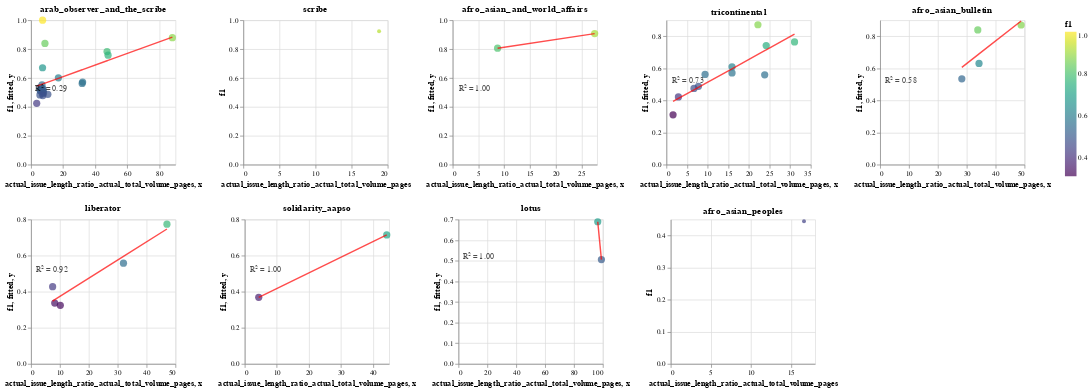

Notebook code for this chart:
### Code cell
alt.vconcat(alt.hconcat(*charts[0:5]), alt.hconcat(*charts[5:])).resolve_scale(x='independent')

### Figure 1 — Vega-Lite specification as saved in the notebook (floating-point values rounded to 4 significant figures)
{"config": {"view": {"continuousWidth": 300, "continuousHeight": 300}}, "vconcat": [{"hconcat": [{"layer": [{"mark": {"type": "circle", "opacity": 0.7, "size": 100}, "encoding": {"color": {"field": "f1", "scale": {"scheme": "viridis"}, "type": "quantitative"}, "tooltip": [{"field": "actual_issue_length_ratio_actual_total_volume_pages", "type": "quantitative"}, {"field": "f1", "type": "quantitative"}, {"field": "actual_total_volume_pages", "type": "quantitative"}, {"field": "sequence_alignment_full_data", "type": "nominal"}], "x": {"field": "actual_issue_length_ratio_actual_total_volume_pages", "type": "quantitative"}, "y": {"field": "f1", "type": "quantitative"}}, "name": "view_21"}, {"mark": {"type": "line", "color": "red"}, "encoding": {"x": {"field": "actual_issue_length_ratio_actual_total_volume_pages", "type": "quantitative"}, "y": {"field": "fitted", "type": "quantitative"}}}, {"data": {"name": "data-76570e2b418a508790d2e85254e4a3d1"}, "mark": {"type": "text", "align": "left", "color": "black", "dx": 5, "dy": -5}, "encoding": {"text": {"field": "text", "type": "nominal"}, "x": {"field": "x", "type": "quantitative"}, "y": {"field": "y", "type": "quantitative"}}}], "data": {"name": "data-1588e1524c8e3ad727cb27fc62943abc"}, "encoding": {"opacity": {"condition": {"param": "param_28", "value": 0.7}, "value": 0.1}}, "height": 200, "title": "arab_observer_and_the_scribe", "width": 200}, {"data": {"name": "data-39fe2adac510c181c7ea03ebdb5c4058"}, "mark": {"type": "circle"}, "encoding": {"color": {"field": "f1", "scale": {"scheme": "viridis"}, "type": "quantitative"}, "tooltip": [{"field": "actual_issue_length_ratio_actual_total_volume_pages", "type": "quantitative"}, {"field": "f1", "type": "quantitative"}, {"field": "actual_total_volume_pages", "type": "quantitative"}, {"field": "sequence_alignment_full_data", "type": "nominal"}], "x": {"field": "actual_issue_length_ratio_actual_total_volume_pages", "type": "quantitative"}, "y": {"field": "f1", "type": "quantitative"}}, "height": 200, "title": "scribe", "width": 200}, {"layer": [{"mark": {"type": "circle", "opacity": 0.7, "size": 100}, "encoding": {"color": {"field": "f1", "scale": {"scheme": "viridis"}, "type": "quantitative"}, "tooltip": [{"field": "actual_issue_length_ratio_actual_total_volume_pages", "type": "quantitative"}, {"field": "f1", "type": "quantitative"}, {"field": "actual_total_volume_pages", "type": "quantitative"}, {"field": "sequence_alignment_full_data", "type": "nominal"}], "x": {"field": "actual_issue_length_ratio_actual_total_volume_pages", "type": "quantitative"}, "y": {"field": "f1", "type": "quantitative"}}, "name": "view_22"}, {"mark": {"type": "line", "color": "red"}, "encoding": {"x": {"field": "actual_issue_length_ratio_actual_total_volume_pages", "type": "quantitative"}, "y": {"field": "fitted", "type": "quantitative"}}}, {"data": {"name": "data-99ac8bae537347716f294c3c6f59d834"}, "mark": {"type": "text", "align": "left", "color": "black", "dx": 5, "dy": -5}, "encoding": {"text": {"field": "text", "type": "nominal"}, "x": {"field": "x", "type": "quantitative"}, "y": {"field": "y", "type": "quantitative"}}}], "data": {"name": "data-2b49bccda4d1b06dbde746489d729aab"}, "encoding": {"opacity": {"condition": {"param": "param_29", "value": 0.7}, "value": 0.1}}, "height": 200, "title": "afro_asian_and_world_affairs", "width": 200}, {"layer": [{"mark": {"type": "circle", "opacity": 0.7, "size": 100}, "encoding": {"color": {"field": "f1", "scale": {"scheme": "viridis"}, "type": "quantitative"}, "tooltip": [{"field": "actual_issue_length_ratio_actual_total_volume_pages", "type": "quantitative"}, {"field": "f1", "type": "quantitative"}, {"field": "actual_total_volume_pages", "type": "quantitative"}, {"field": "sequence_alignment_full_data", "type": "nominal"}], "x": {"field": "actual_issue_length_ratio_actual_total_volume_pages", "type": "quantitative"}, "y": {"field": "f1", "type": "quantitative"}}, "name": "view_23"}, {"mark": {"type": "line", "color": "red"}, "encoding": {"x": {"field": "actual_issue_length_ratio_actual_total_volume_pages", "type": "quantitative"}, "y": {"field": "fitted", "type": "quantitative"}}}, {"data": {"name": "data-8af4216a118731374f89117c02bb6bb7"}, "mark": {"type": "text", "align": "left", "color": "black", "dx": 5, "dy": -5}, "encoding": {"text": {"field": "text", "type": "nominal"}, "x": {"field": "x", "type": "quantitative"}, "y": {"field": "y", "type": "quantitative"}}}], "data": {"name": "data-df2a83b73fc8d967447cc663d5a1792c"}, "encoding": {"opacity": {"condition": {"param": "param_30", "value": 0.7}, "value": 0.1}}, "height": 200, "title": "tricontinental", "width": 200}, {"layer": [{"mark": {"type": "circle", "opacity": 0.7, "size": 100}, "encoding": {"color": {"field": "f1", "scale": {"scheme": "viridis"}, "type": "quantitative"}, "tooltip": [{"field": "actual_issue_length_ratio_actual_total_volume_pages", "type": "quantitative"}, {"field": "f1", "type": "quantitative"}, {"field": "actual_total_volume_pages", "type": "quantitative"}, {"field": "sequence_alignment_full_data", "type": "nominal"}], "x": {"field": "actual_issue_length_ratio_actual_total_volume_pages", "type": "quantitative"}, "y": {"field": "f1", "type": "quantitative"}}, "name": "view_24"}, {"mark": {"type": "line", "color": "red"}, "encoding": {"x": {"field": "actual_issue_length_ratio_actual_total_volume_pages", "type": "quantitative"}, "y": {"field": "fitted", "type": "quantitative"}}}, {"data": {"name": "data-50e3c4ea767e00d00bc1ea37c6ace711"}, "mark": {"type": "text", "align": "left", "color": "black", "dx": 5, "dy": -5}, "encoding": {"text": {"field": "text", "type": "nominal"}, "x": {"field": "x", "type": "quantitative"}, "y": {"field": "y", "type": "quantitative"}}}], "data": {"name": "data-c923fb445d7a879c38e6c3d4e5442110"}, "encoding": {"opacity": {"condition": {"param": "param_31", "value": 0.7}, "value": 0.1}}, "height": 200, "title": "afro_asian_bulletin", "width": 200}]}, {"hconcat": [{"layer": [{"mark": {"type": "circle", "opacity": 0.7, "size": 100}, "encoding": {"color": {"field": "f1", "scale": {"scheme": "viridis"}, "type": "quantitative"}, "tooltip": [{"field": "actual_issue_length_ratio_actual_total_volume_pages", "type": "quantitative"}, {"field": "f1", "type": "quantitative"}, {"field": "actual_total_volume_pages", "type": "quantitative"}, {"field": "sequence_alignment_full_data", "type": "nominal"}], "x": {"field": "actual_issue_length_ratio_actual_total_volume_pages", "type": "quantitative"}, "y": {"field": "f1", "type": "quantitative"}}, "name": "view_25"}, {"mark": {"type": "line", "color": "red"}, "encoding": {"x": {"field": "actual_issue_length_ratio_actual_total_volume_pages", "type": "quantitative"}, "y": {"field": "fitted", "type": "quantitative"}}}, {"data": {"name": "data-891c1d773daa4ef7e7fad384f8307943"}, "mark": {"type": "text", "align": "left", "color": "black", "dx": 5, "dy": -5}, "encoding": {"text": {"field": "text", "type": "nominal"}, "x": {"field": "x", "type": "quantitative"}, "y": {"field": "y", "type": "quantitative"}}}], "data": {"name": "data-58329edea08fb83076605c8ff226b200"}, "encoding": {"opacity": {"condition": {"param": "param_32", "value": 0.7}, "value": 0.1}}, "height": 200, "title": "liberator", "width": 200}, {"layer": [{"mark": {"type": "circle", "opacity": 0.7, "size": 100}, "encoding": {"color": {"field": "f1", "scale": {"scheme": "viridis"}, "type": "quantitative"}, "tooltip": [{"field": "actual_issue_length_ratio_actual_total_volume_pages", "type": "quantitative"}, {"field": "f1", "type": "quantitative"}, {"field": "actual_total_volume_pages", "type": "quantitative"}, {"field": "sequence_alignment_full_data", "type": "nominal"}], "x": {"field": "actual_issue_length_ratio_actual_total_volume_pages", "type": "quantitative"}, "y": {"field": "f1", "type": "quantitative"}}, "name": "view_26"}, {"mark": {"type": "line", "color": "red"}, "encoding": {"x": {"field": "actual_issue_length_ratio_actual_total_volume_pages", "type": "quantitative"}, "y": {"field": "fitted", "type": "quantitative"}}}, {"data": {"name": "data-99ac8bae537347716f294c3c6f59d834"}, "mark": {"type": "text", "align": "left", "color": "black", "dx": 5, "dy": -5}, "encoding": {"text": {"field": "text", "type": "nominal"}, "x": {"field": "x", "type": "quantitative"}, "y": {"field": "y", "type": "quantitative"}}}], "data": {"name": "data-49c2b9519090d8f8f2abcdcbeaaf4f3c"}, "encoding": {"opacity": {"condition": {"param": "param_33", "value": 0.7}, "value": 0.1}}, "height": 200, "title": "solidarity_aapso", "width": 200}, {"layer": [{"mark": {"type": "circle", "opacity": 0.7, "size": 100}, "encoding": {"color": {"field": "f1", "scale": {"scheme": "viridis"}, "type": "quantitative"}, "tooltip": [{"field": "actual_issue_length_ratio_actual_total_volume_pages", "type": "quantitative"}, {"field": "f1", "type": "quantitative"}, {"field": "actual_total_volume_pages", "type": "quantitative"}, {"field": "sequence_alignment_full_data", "type": "nominal"}], "x": {"field": "actual_issue_length_ratio_actual_total_volume_pages", "type": "quantitative"}, "y": {"field": "f1", "type": "quantitative"}}, "name": "view_27"}, {"mark": {"type": "line", "color": "red"}, "encoding": {"x": {"field": "actual_issue_length_ratio_actual_total_volume_pages", "type": "quantitative"}, "y": {"field": "fitted", "type": "quantitative"}}}, {"data": {"name": "data-99ac8bae537347716f294c3c6f59d834"}, "mark": {"type": "text", "align": "left", "color": "black", "dx": 5, "dy": -5}, "encoding": {"text": {"field": "text", "type": "nominal"}, "x": {"field": "x", "type": "quantitative"}, "y": {"field": "y", "type": "quantitative"}}}], "data": {"name": "data-209f83bad0705b0dd26af599afbf7f7f"}, "encoding": {"opacity": {"condition": {"param": "param_34", "value": 0.7}, "value": 0.1}}, "height": 200, "title": "lotus", "width": 200}, {"data": {"name": "data-5992c8c5f54733468e26c27f3a14f127"}, "mark": {"type": "circle"}, "encoding": {"color": {"field": "f1", "scale": {"scheme": "viridis"}, "type": "quantitative"}, "tooltip": [{"field": "actual_issue_length_ratio_actual_total_volume_pages", "type": "quantitative"}, {"field": "f1", "type": "quantitative"}, {"field": "actual_total_volume_pages", "type": "quantitative"}, {"field": "sequence_alignment_full_data", "type": "nominal"}], "x": {"field": "actual_issue_length_ratio_actual_total_volume_pages", "type": "quantitative"}, "y": {"field": "f1", "type": "quantitative"}}, "height": 200, "title": "afro_asian_peoples", "width": 200}]}], "params": [{"name": "param_28", "select": {"type": "point", "fields": ["publication_title"]}, "bind": "legend", "views": ["view_21"]}, {"name": "param_29", "select": {"type": "point", "fields": ["publication_title"]}, "bind": "legend", "views": ["view_22"]}, {"name": "param_30", "select": {"type": "point", "fields": ["publication_title"]}, "bind": "legend", "views": ["view_23"]}, {"name": "param_31", "select": {"type": "point", "fields": ["publication_title"]}, "bind": "legend", "views": ["view_24"]}, {"name": "param_32", "select": {"type": "point", "fields": ["publication_title"]}, "bind": "legend", "views": ["view_25"]}, {"name": "param_33", "select": {"type": "point", "fields": ["publication_title"]}, "bind": "legend", "views": ["view_26"]}, {"name": "param_34", "select": {"type": "point", "fields": ["publication_title"]}, "bind": "legend", "views": ["view_27"]}], "resolve": {"scale": {"x": "independent"}}, "$schema": "https://vega.github.io/schema/vega-lite/v5.8.0.json", "datasets": {"data-1588e1524c8e3ad727cb27fc62943abc": [{"annotated_file_path": "../datasets/annotated_ht_ef_datasets/arab_observer_and_the_scribe/mdp_39015056038246/mdp_39015056038246_annotated_individual_tokens.csv", "actual_issue_length": 60.0, "actual_total_volume_pages": 833.0, "sequence_alignment_full_data": true, "f1": 1.0, "publication_title": "arab_observer_and_the_scribe", "actual_issue_length_ratio_actual_total_volume_pages": 7.203, "fitted": 0.5581}, {"annotated_file_path": "../datasets/annotated_ht_ef_datasets/arab_observer_and_the_scribe/uc1_l0082986993/uc1_l0082986993_annotated_individual_tokens.csv", "actual_issue_length": 37.0, "actual_total_volume_pages": 42.0, "sequence_alignment_full_data": false, "f1": 0.8788, "publication_title": "arab_observer_and_the_scribe", "actual_issue_length_ratio_actual_total_volume_pages": 88.1, "fitted": 0.8827}, {"annotated_file_path": "../datasets/annotated_ht_ef_datasets/arab_observer_and_the_scribe/mdp_39015056038238/mdp_39015056038238_annotated_individual_tokens.csv", "actual_issue_length": 60.0, "actual_total_volume_pages": 693.0, "sequence_alignment_full_data": true, "f1": 0.8392, "publication_title": "arab_observer_and_the_scribe", "actual_issue_length_ratio_actual_total_volume_pages": 8.658, "fitted": 0.564}, {"annotated_file_path": "../datasets/annotated_ht_ef_datasets/arab_observer_and_the_scribe/uc1_l0063473003/uc1_l0063473003_annotated_individual_tokens.csv", "actual_issue_length": 36.0, "actual_total_volume_pages": 76.0, "sequence_alignment_full_data": false, "f1": 0.7826, "publication_title": "arab_observer_and_the_scribe", "actual_issue_length_ratio_actual_total_volume_pages": 47.37, "fitted": 0.7193}, {"annotated_file_path": "../datasets/annotated_ht_ef_datasets/arab_observer_and_the_scribe/mdp_39015056038089/mdp_39015056038089_annotated_individual_tokens.csv", "actual_issue_length": 36.0, "actual_total_volume_pages": 75.0, "sequence_alignment_full_data": false, "f1": 0.7579, "publication_title": "arab_observer_and_the_scribe", "actual_issue_length_ratio_actual_total_volume_pages": 48.0, "fitted": 0.7218}, {"annotated_file_path": "../datasets/annotated_ht_ef_datasets/arab_observer_and_the_scribe/inu_32000013025095/inu_32000013025095_annotated_individual_tokens.csv", "actual_issue_length": 53.0, "actual_total_volume_pages": 739.0, "sequence_alignment_full_data": true, "f1": 0.6707, "publication_title": "arab_observer_and_the_scribe", "actual_issue_length_ratio_actual_total_volume_pages": 7.172, "fitted": 0.558}, {"annotated_file_path": "../datasets/annotated_ht_ef_datasets/arab_observer_and_the_scribe/inu_32000013025046/inu_32000013025046_annotated_individual_tokens.csv", "actual_issue_length": 52.0, "actual_total_volume_pages": 305.0, "sequence_alignment_full_data": true, "f1": 0.6012, "publication_title": "arab_observer_and_the_scribe", "actual_issue_length_ratio_actual_total_volume_pages": 17.05, "fitted": 0.5976}, {"annotated_file_path": "../datasets/annotated_ht_ef_datasets/arab_observer_and_the_scribe/uc1_l0063472831/uc1_l0063472831_annotated_individual_tokens.csv", "actual_issue_length": 36.0, "actual_total_volume_pages": 112.0, "sequence_alignment_full_data": false, "f1": 0.5714, "publication_title": "arab_observer_and_the_scribe", "actual_issue_length_ratio_actual_total_volume_pages": 32.14, "fitted": 0.6582}, {"annotated_file_path": "../datasets/annotated_ht_ef_datasets/arab_observer_and_the_scribe/uc1_l0082987033/uc1_l0082987033_annotated_individual_tokens.csv", "actual_issue_length": 36.0, "actual_total_volume_pages": 113.0, "sequence_alignment_full_data": false, "f1": 0.5625, "publication_title": "arab_observer_and_the_scribe", "actual_issue_length_ratio_actual_total_volume_pages": 31.86, "fitted": 0.657}, {"annotated_file_path": "../datasets/annotated_ht_ef_datasets/arab_observer_and_the_scribe/mdp_39015056038410/mdp_39015056038410_annotated_individual_tokens.csv", "actual_issue_length": 56.0, "actual_total_volume_pages": 819.0, "sequence_alignment_full_data": true, "f1": 0.5517, "publication_title": "arab_observer_and_the_scribe", "actual_issue_length_ratio_actual_total_volume_pages": 6.838, "fitted": 0.5566}, {"annotated_file_path": "../datasets/annotated_ht_ef_datasets/arab_observer_and_the_scribe/mdp_39015056038386/mdp_39015056038386_annotated_individual_tokens.csv", "actual_issue_length": 56.0, "actual_total_volume_pages": 1015.0, "sequence_alignment_full_data": true, "f1": 0.5333, "publication_title": "arab_observer_and_the_scribe", "actual_issue_length_ratio_actual_total_volume_pages": 5.517, "fitted": 0.5514}, {"annotated_file_path": "../datasets/annotated_ht_ef_datasets/arab_observer_and_the_scribe/inu_32000013025061/inu_32000013025061_annotated_individual_tokens.csv", "actual_issue_length": 54.0, "actual_total_volume_pages": 741.0, "sequence_alignment_full_data": true, "f1": 0.5263, "publication_title": "arab_observer_and_the_scribe", "actual_issue_length_ratio_actual_total_volume_pages": 7.287, "fitted": 0.5585}, {"annotated_file_path": "../datasets/annotated_ht_ef_datasets/arab_observer_and_the_scribe/mdp_39015056038253/mdp_39015056038253_annotated_individual_tokens.csv", "actual_issue_length": 44.0, "actual_total_volume_pages": 665.0, "sequence_alignment_full_data": true, "f1": 0.5207, "publication_title": "arab_observer_and_the_scribe", "actual_issue_length_ratio_actual_total_volume_pages": 6.617, "fitted": 0.5558}, {"annotated_file_path": "../datasets/annotated_ht_ef_datasets/arab_observer_and_the_scribe/mdp_39015056038220/mdp_39015056038220_annotated_individual_tokens.csv", "actual_issue_length": 55.0, "actual_total_volume_pages": 957.0, "sequence_alignment_full_data": true, "f1": 0.5161, "publication_title": "arab_observer_and_the_scribe", "actual_issue_length_ratio_actual_total_volume_pages": 5.747, "fitted": 0.5523}, {"annotated_file_path": "../datasets/annotated_ht_ef_datasets/arab_observer_and_the_scribe/mdp_39015056038402/mdp_39015056038402_annotated_individual_tokens.csv", "actual_issue_length": 56.0, "actual_total_volume_pages": 742.0, "sequence_alignment_full_data": true, "f1": 0.5161, "publication_title": "arab_observer_and_the_scribe", "actual_issue_length_ratio_actual_total_volume_pages": 7.547, "fitted": 0.5595}, {"annotated_file_path": "../datasets/annotated_ht_ef_datasets/arab_observer_and_the_scribe/mdp_39015056038394/mdp_39015056038394_annotated_individual_tokens.csv", "actual_issue_length": 55.0, "actual_total_volume_pages": 963.0, "sequence_alignment_full_data": true, "f1": 0.5114, "publication_title": "arab_observer_and_the_scribe", "actual_issue_length_ratio_actual_total_volume_pages": 5.711, "fitted": 0.5521}, {"annotated_file_path": "../datasets/annotated_ht_ef_datasets/arab_observer_and_the_scribe/inu_32000013025079/inu_32000013025079_annotated_individual_tokens.csv", "actual_issue_length": 55.0, "actual_total_volume_pages": 737.0, "sequence_alignment_full_data": true, "f1": 0.5045, "publication_title": "arab_observer_and_the_scribe", "actual_issue_length_ratio_actual_total_volume_pages": 7.463, "fitted": 0.5592}, {"annotated_file_path": "../datasets/annotated_ht_ef_datasets/arab_observer_and_the_scribe/inu_32000013025053/inu_32000013025053_annotated_individual_tokens.csv", "actual_issue_length": 53.0, "actual_total_volume_pages": 681.0, "sequence_alignment_full_data": true, "f1": 0.4977, "publication_title": "arab_observer_and_the_scribe", "actual_issue_length_ratio_actual_total_volume_pages": 7.783, "fitted": 0.5604}, {"annotated_file_path": "../datasets/annotated_ht_ef_datasets/arab_observer_and_the_scribe/mdp_39015056038063/mdp_39015056038063_annotated_individual_tokens.csv", "actual_issue_length": 53.0, "actual_total_volume_pages": 739.0, "sequence_alignment_full_data": true, "f1": 0.4912, "publication_title": "arab_observer_and_the_scribe", "actual_issue_length_ratio_actual_total_volume_pages": 7.172, "fitted": 0.558}, {"annotated_file_path": "../datasets/annotated_ht_ef_datasets/arab_observer_and_the_scribe/mdp_39015056038212/mdp_39015056038212_annotated_individual_tokens.csv", "actual_issue_length": 51.0, "actual_total_volume_pages": 487.0, "sequence_alignment_full_data": true, "f1": 0.4867, "publication_title": "arab_observer_and_the_scribe", "actual_issue_length_ratio_actual_total_volume_pages": 10.47, "fitted": 0.5712}, {"annotated_file_path": "../datasets/annotated_ht_ef_datasets/arab_observer_and_the_scribe/mdp_39015056038378/mdp_39015056038378_annotated_individual_tokens.csv", "actual_issue_length": 53.0, "actual_total_volume_pages": 959.0, "sequence_alignment_full_data": true, "f1": 0.4825, "publication_title": "arab_observer_and_the_scribe", "actual_issue_length_ratio_actual_total_volume_pages": 5.527, "fitted": 0.5514}, {"annotated_file_path": "../datasets/annotated_ht_ef_datasets/arab_observer_and_the_scribe/inu_32000013025087/inu_32000013025087_annotated_individual_tokens.csv", "actual_issue_length": 54.0, "actual_total_volume_pages": 735.0, "sequence_alignment_full_data": true, "f1": 0.4783, "publication_title": "arab_observer_and_the_scribe", "actual_issue_length_ratio_actual_total_volume_pages": 7.347, "fitted": 0.5587}, {"annotated_file_path": "../datasets/annotated_ht_ef_datasets/arab_observer_and_the_scribe/mdp_39015056038071/mdp_39015056038071_annotated_individual_tokens.csv", "actual_issue_length": 34.0, "actual_total_volume_pages": 963.0, "sequence_alignment_full_data": true, "f1": 0.4242, "publication_title": "arab_observer_and_the_scribe", "actual_issue_length_ratio_actual_total_volume_pages": 3.531, "fitted": 0.5434}], "data-76570e2b418a508790d2e85254e4a3d1": [{"x": 0.5, "y": 0.5, "text": "R² = 0.29"}], "data-39fe2adac510c181c7ea03ebdb5c4058": [{"annotated_file_path": "../datasets/annotated_ht_ef_datasets/scribe/inu_30000125592190/inu_30000125592190_annotated_individual_tokens.csv", "actual_issue_length": 151.0, "actual_total_volume_pages": 803.0, "sequence_alignment_full_data": true, "f1": 0.9239, "publication_title": "scribe", "actual_issue_length_ratio_actual_total_volume_pages": 18.8, "fitted": 0.5936}], "data-2b49bccda4d1b06dbde746489d729aab": [{"annotated_file_path": "../datasets/annotated_ht_ef_datasets/afro_asian_and_world_affairs/mdp_39015035518110/mdp_39015035518110_annotated_individual_tokens.csv", "actual_issue_length": 128.0, "actual_total_volume_pages": 465.0, "sequence_alignment_full_data": true, "f1": 0.9072, "publication_title": "afro_asian_and_world_affairs", "actual_issue_length_ratio_actual_total_volume_pages": 27.53, "fitted": 0.9072}, {"annotated_file_path": "../datasets/annotated_ht_ef_datasets/afro_asian_and_world_affairs/mdp_39015035518128/mdp_39015035518128_annotated_individual_tokens.csv", "actual_issue_length": 107.0, "actual_total_volume_pages": 1229.0, "sequence_alignment_full_data": true, "f1": 0.806, "publication_title": "afro_asian_and_world_affairs", "actual_issue_length_ratio_actual_total_volume_pages": 8.706, "fitted": 0.806}], "data-99ac8bae537347716f294c3c6f59d834": [{"x": 0.5, "y": 0.5, "text": "R² = 1.00"}], "data-df2a83b73fc8d967447cc663d5a1792c": [{"annotated_file_path": "../datasets/annotated_ht_ef_datasets/tricontinental/txu_059172014718851/txu_059172014718851_annotated_individual_tokens.csv", "actual_issue_length": 61.0, "actual_total_volume_pages": 275.0, "sequence_alignment_full_data": true, "f1": 0.8718, "publication_title": "tricontinental", "actual_issue_length_ratio_actual_total_volume_pages": 22.18, "fitted": 0.6867}, {"annotated_file_path": "../datasets/annotated_ht_ef_datasets/tricontinental/uiug_30112087716855/uiug_30112087716855_annotated_individual_tokens.csv", "actual_issue_length": 50.0, "actual_total_volume_pages": 161.0, "sequence_alignment_full_data": true, "f1": 0.7647, "publication_title": "tricontinental", "actual_issue_length_ratio_actual_total_volume_pages": 31.06, "fitted": 0.8131}, {"annotated_file_path": "../datasets/annotated_ht_ef_datasets/tricontinental/txu_059172014879442/txu_059172014879442_annotated_individual_tokens.csv", "actual_issue_length": 67.0, "actual_total_volume_pages": 277.0, "sequence_alignment_full_data": false, "f1": 0.7419, "publication_title": "tricontinental", "actual_issue_length_ratio_actual_total_volume_pages": 24.19, "fitted": 0.7153}, {"annotated_file_path": "../datasets/annotated_ht_ef_datasets/tricontinental/uc1_b4952552/uc1_b4952552_annotated_individual_tokens.csv", "actual_issue_length": 66.0, "actual_total_volume_pages": 415.0, "sequence_alignment_full_data": true, "f1": 0.6099, "publication_title": "tricontinental", "actual_issue_length_ratio_actual_total_volume_pages": 15.9, "fitted": 0.5973}, {"annotated_file_path": "../datasets/annotated_ht_ef_datasets/tricontinental/uc1_b4952554/uc1_b4952554_annotated_individual_tokens.csv", "actual_issue_length": 66.0, "actual_total_volume_pages": 415.0, "sequence_alignment_full_data": true, "f1": 0.5714, "publication_title": "tricontinental", "actual_issue_length_ratio_actual_total_volume_pages": 15.9, "fitted": 0.5973}, {"annotated_file_path": "../datasets/annotated_ht_ef_datasets/tricontinental/txu_059172014718840/txu_059172014718840_annotated_individual_tokens.csv", "actual_issue_length": 64.0, "actual_total_volume_pages": 683.0, "sequence_alignment_full_data": true, "f1": 0.562, "publication_title": "tricontinental", "actual_issue_length_ratio_actual_total_volume_pages": 9.37, "fitted": 0.5042}, {"annotated_file_path": "../datasets/annotated_ht_ef_datasets/tricontinental/uc1_b4952553/uc1_b4952553_annotated_individual_tokens.csv", "actual_issue_length": 66.0, "actual_total_volume_pages": 277.0, "sequence_alignment_full_data": true, "f1": 0.5597, "publication_title": "tricontinental", "actual_issue_length_ratio_actual_total_volume_pages": 23.83, "fitted": 0.7101}, {"annotated_file_path": "../datasets/annotated_ht_ef_datasets/tricontinental/txu_059172014718829/txu_059172014718829_annotated_individual_tokens.csv", "actual_issue_length": 49.0, "actual_total_volume_pages": 631.0, "sequence_alignment_full_data": true, "f1": 0.4883, "publication_title": "tricontinental", "actual_issue_length_ratio_actual_total_volume_pages": 7.765, "fitted": 0.4814}, {"annotated_file_path": "../datasets/annotated_ht_ef_datasets/tricontinental/txu_059172014718830/txu_059172014718830_annotated_individual_tokens.csv", "actual_issue_length": 51.0, "actual_total_volume_pages": 763.0, "sequence_alignment_full_data": true, "f1": 0.4749, "publication_title": "tricontinental", "actual_issue_length_ratio_actual_total_volume_pages": 6.684, "fitted": 0.466}, {"annotated_file_path": "../datasets/annotated_ht_ef_datasets/tricontinental/txu_059172014718818/txu_059172014718818_annotated_individual_tokens.csv", "actual_issue_length": 49.0, "actual_total_volume_pages": 1685.0, "sequence_alignment_full_data": true, "f1": 0.4219, "publication_title": "tricontinental", "actual_issue_length_ratio_actual_total_volume_pages": 2.908, "fitted": 0.4122}, {"annotated_file_path": "../datasets/annotated_ht_ef_datasets/tricontinental/uiug_30112070958894/uiug_30112070958894_annotated_individual_tokens.csv", "actual_issue_length": 32.0, "actual_total_volume_pages": 1989.0, "sequence_alignment_full_data": true, "f1": 0.3107, "publication_title": "tricontinental", "actual_issue_length_ratio_actual_total_volume_pages": 1.609, "fitted": 0.3937}], "data-8af4216a118731374f89117c02bb6bb7": [{"x": 0.5, "y": 0.5, "text": "R² = 0.73"}], "data-c923fb445d7a879c38e6c3d4e5442110": [{"annotated_file_path": "../datasets/annotated_ht_ef_datasets/afro_asian_bulletin/inu_32000013032935/inu_32000013032935_annotated_individual_tokens.csv", "actual_issue_length": 62.0, "actual_total_volume_pages": 127.0, "sequence_alignment_full_data": false, "f1": 0.8701, "publication_title": "afro_asian_bulletin", "actual_issue_length_ratio_actual_total_volume_pages": 48.82, "fitted": 0.8948}, {"annotated_file_path": "../datasets/annotated_ht_ef_datasets/afro_asian_bulletin/inu_32000013032893/inu_32000013032893_annotated_individual_tokens.csv", "actual_issue_length": 116.0, "actual_total_volume_pages": 343.0, "sequence_alignment_full_data": true, "f1": 0.8392, "publication_title": "afro_asian_bulletin", "actual_issue_length_ratio_actual_total_volume_pages": 33.82, "fitted": 0.6838}, {"annotated_file_path": "../datasets/annotated_ht_ef_datasets/afro_asian_bulletin/inu_32000013032901/inu_32000013032901_annotated_individual_tokens.csv", "actual_issue_length": 75.0, "actual_total_volume_pages": 219.0, "sequence_alignment_full_data": true, "f1": 0.6307, "publication_title": "afro_asian_bulletin", "actual_issue_length_ratio_actual_total_volume_pages": 34.25, "fitted": 0.6898}, {"annotated_file_path": "../datasets/annotated_ht_ef_datasets/afro_asian_bulletin/inu_32000013032885/inu_32000013032885_annotated_individual_tokens.csv", "actual_issue_length": 58.0, "actual_total_volume_pages": 205.0, "sequence_alignment_full_data": true, "f1": 0.5346, "publication_title": "afro_asian_bulletin", "actual_issue_length_ratio_actual_total_volume_pages": 28.29, "fitted": 0.6061}], "data-50e3c4ea767e00d00bc1ea37c6ace711": [{"x": 0.5, "y": 0.5, "text": "R² = 0.58"}], "data-58329edea08fb83076605c8ff226b200": [{"annotated_file_path": "../datasets/annotated_ht_ef_datasets/liberator/mdp_39015083020449/mdp_39015083020449_annotated_individual_tokens.csv", "actual_issue_length": 24.0, "actual_total_volume_pages": 51.0, "sequence_alignment_full_data": false, "f1": 0.7742, "publication_title": "liberator", "actual_issue_length_ratio_actual_total_volume_pages": 47.06, "fitted": 0.7473}, {"annotated_file_path": "../datasets/annotated_ht_ef_datasets/liberator/mdp_39015038717792/mdp_39015038717792_annotated_individual_tokens.csv", "actual_issue_length": 24.0, "actual_total_volume_pages": 75.0, "sequence_alignment_full_data": false, "f1": 0.5581, "publication_title": "liberator", "actual_issue_length_ratio_actual_total_volume_pages": 32.0, "fitted": 0.5955}, {"annotated_file_path": "../datasets/annotated_ht_ef_datasets/liberator/mdp_39015070510345/mdp_39015070510345_annotated_individual_tokens.csv", "actual_issue_length": 24.0, "actual_total_volume_pages": 321.0, "sequence_alignment_full_data": true, "f1": 0.4279, "publication_title": "liberator", "actual_issue_length_ratio_actual_total_volume_pages": 7.477, "fitted": 0.3482}, {"annotated_file_path": "../datasets/annotated_ht_ef_datasets/liberator/mdp_39015065389044/mdp_39015065389044_annotated_individual_tokens.csv", "actual_issue_length": 32.0, "actual_total_volume_pages": 390.0, "sequence_alignment_full_data": true, "f1": 0.3368, "publication_title": "liberator", "actual_issue_length_ratio_actual_total_volume_pages": 8.205, "fitted": 0.3555}, {"annotated_file_path": "../datasets/annotated_ht_ef_datasets/liberator/mdp_39015065389036/mdp_39015065389036_annotated_individual_tokens.csv", "actual_issue_length": 23.0, "actual_total_volume_pages": 227.0, "sequence_alignment_full_data": true, "f1": 0.3243, "publication_title": "liberator", "actual_issue_length_ratio_actual_total_volume_pages": 10.13, "fitted": 0.3749}], "data-891c1d773daa4ef7e7fad384f8307943": [{"x": 0.5, "y": 0.5, "text": "R² = 0.92"}], "data-49c2b9519090d8f8f2abcdcbeaaf4f3c": [{"annotated_file_path": "../datasets/annotated_ht_ef_datasets/solidarity_aapso/inu_30000003214412/inu_30000003214412_annotated_individual_tokens.csv", "actual_issue_length": 50.0, "actual_total_volume_pages": 113.0, "sequence_alignment_full_data": false, "f1": 0.7143, "publication_title": "solidarity_aapso", "actual_issue_length_ratio_actual_total_volume_pages": 44.25, "fitted": 0.7143}, {"annotated_file_path": "../datasets/annotated_ht_ef_datasets/solidarity_aapso/uc1_c2693407/uc1_c2693407_annotated_individual_tokens.csv", "actual_issue_length": 38.0, "actual_total_volume_pages": 873.0, "sequence_alignment_full_data": true, "f1": 0.3689, "publication_title": "solidarity_aapso", "actual_issue_length_ratio_actual_total_volume_pages": 4.353, "fitted": 0.3689}], "data-209f83bad0705b0dd26af599afbf7f7f": [{"annotated_file_path": "../datasets/annotated_ht_ef_datasets/lotus/mdp_39015067403843/mdp_39015067403843_annotated_individual_tokens.csv", "actual_issue_length": 190.0, "actual_total_volume_pages": 197.0, "sequence_alignment_full_data": true, "f1": 0.689, "publication_title": "lotus", "actual_issue_length_ratio_actual_total_volume_pages": 96.45, "fitted": 0.689}, {"annotated_file_path": "../datasets/annotated_ht_ef_datasets/lotus/mdp_39015067403991/mdp_39015067403991_annotated_individual_tokens.csv", "actual_issue_length": 197.0, "actual_total_volume_pages": 199.0, "sequence_alignment_full_data": false, "f1": 0.5057, "publication_title": "lotus", "actual_issue_length_ratio_actual_total_volume_pages": 98.99, "fitted": 0.5057}], "data-5992c8c5f54733468e26c27f3a14f127": [{"annotated_file_path": "../datasets/annotated_ht_ef_datasets/afro_asian_peoples/uc1_c2693406/uc1_c2693406_annotated_individual_tokens.csv", "actual_issue_length": 50.0, "actual_total_volume_pages": 301.0, "sequence_alignment_full_data": true, "f1": 0.4444, "publication_title": "afro_asian_peoples", "actual_issue_length_ratio_actual_total_volume_pages": 16.61, "fitted": 0.5869}]}}
